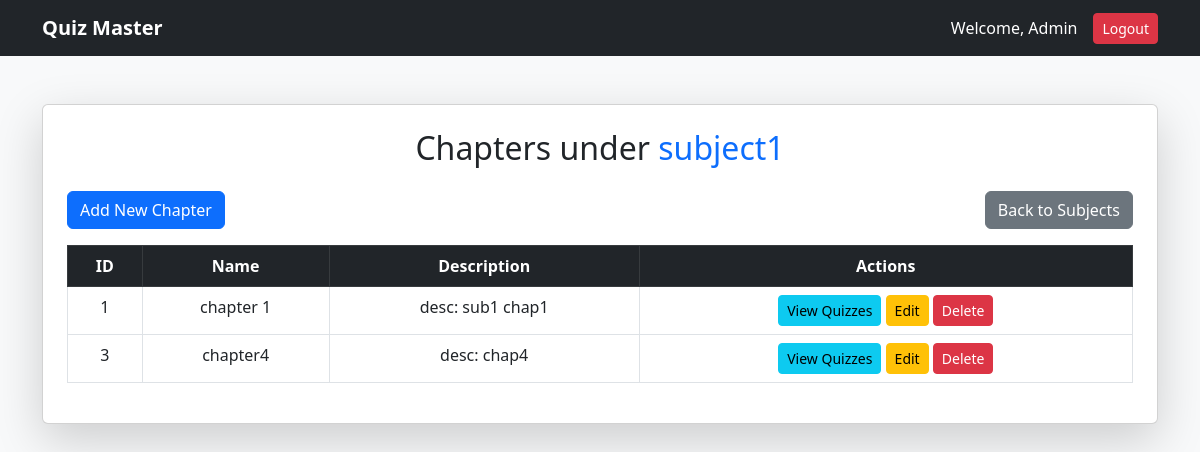
Screenshot of /admin/subjects/1/chapters (signed in) with the database file from the repository.
### models/models.py (models this page shows, shortened)
class Subject(db.Model):
    id = db.Column(db.Integer, primary_key=True)
    name = db.Column(db.String(150), unique=True, nullable=False)
    description = db.Column(db.Text, nullable=True)
    created_at = db.Column(db.DateTime, default=datetime.utcnow)

class Chapter(db.Model):
    id = db.Column(db.Integer, primary_key=True)
    name = db.Column(db.String(100), nullable=False)
    description = db.Column(db.Text, nullable=True)
    subject_id = db.Column(db.Integer, db.ForeignKey('subject.id', ondelete="CASCADE"), nullable=False)
    __table_args__ = (db.UniqueConstraint("name", "subject_id", name="uq_chapter_name_subject"),)
    subject = db.relationship("Subject", backref=db.backref("chapters", cascade="all, delete-orphan"))

### controllers/admin_routes.py (the view)
@admin_blueprint.route("/subjects/<int:subject_id>/chapters")
@admin_required
def manage_chapters(subject_id):
    subject = Subject.query.get_or_404(subject_id)
    return render_template("admin/admin_chapters.html", subject=subject, chapters=subject.chapters)

### app.py (called while the page is built)
@app.context_processor
def inject_user():
    return dict(current_user=current_user)

@login_manager.user_loader
def load_user(user_id):
    return User.query.get(int(user_id))

### templates/admin/admin_chapters.html (shortened to what this page needs)
<!DOCTYPE html>
<html lang="en">
<head>
    <link href="https://cdn.jsdelivr.net/npm/bootstrap@5.3.0/dist/css/bootstrap.min.css" rel="stylesheet">
</head>
<body class="bg-light">
    <nav class="navbar navbar-expand-lg navbar-dark bg-dark">
        <div class="container">
            <a class="navbar-brand fw-bold" href="{{ url_for('admin.admin_dashboard') }}">Quiz Master</a>
            <div class="ms-auto d-flex align-items-center">
                <span class="text-white me-3">Welcome, Admin</span>
                <a href="{{ url_for('auth.logout') }}" class="btn btn-danger btn-sm">Logout</a>
            </div>
        </div>
    </nav>
<div class="container mt-5">
    <div class="card shadow-lg p-4">
        <h2 class="text-center mb-4">Chapters under <span class="text-primary">{{ subject.name }}</span></h2>
        <div class="d-flex justify-content-between mb-3">
            <a href="{{ url_for('admin.add_chapter', subject_id=subject.id) }}" class="btn btn-primary">Add New Chapter</a>
            <a href="{{ url_for('admin.manage_subjects') }}" class="btn btn-secondary">Back to Subjects</a>
        </div>
        <table class="table table-bordered text-center table-hover">
            <thead class="table-dark">
                <tr>
                    <th>ID</th>
                    <th>Name</th>
                    <th>Description</th>
                    <th>Actions</th>
                </tr>
            </thead>
            <tbody>
                {% for chapter in subject.chapters %}
                <tr>
                    <td>{{ chapter.id }}</td>
                    <td>{{ chapter.name }}</td>
                    <td>{{ chapter.description }}</td>
                    <td>
                        <a href="{{ url_for('admin.manage_quizzes', chapter_id=chapter.id) }}" class="btn btn-info btn-sm">View Quizzes</a>
                        <a href="{{ url_for('admin.edit_chapter', id=chapter.id) }}" class="btn btn-warning btn-sm">Edit</a>
                        <form action="{{ url_for('admin.delete_chapter', id=chapter.id) }}" method="POST" class="d-inline">
                            <button type="submit" class="btn btn-danger btn-sm">Delete</button>
                        </form>
                    </td>
                </tr>
                {% endfor %}
            </tbody>
        </table>
    </div>
</div>
</body>
</html>

### rows the page displays
Subject: name "subject1"
Chapter: id "1", name "chapter 1", description "desc: sub1 chap1"
Chapter: id "3", name "chapter4", description "desc: chap4"
